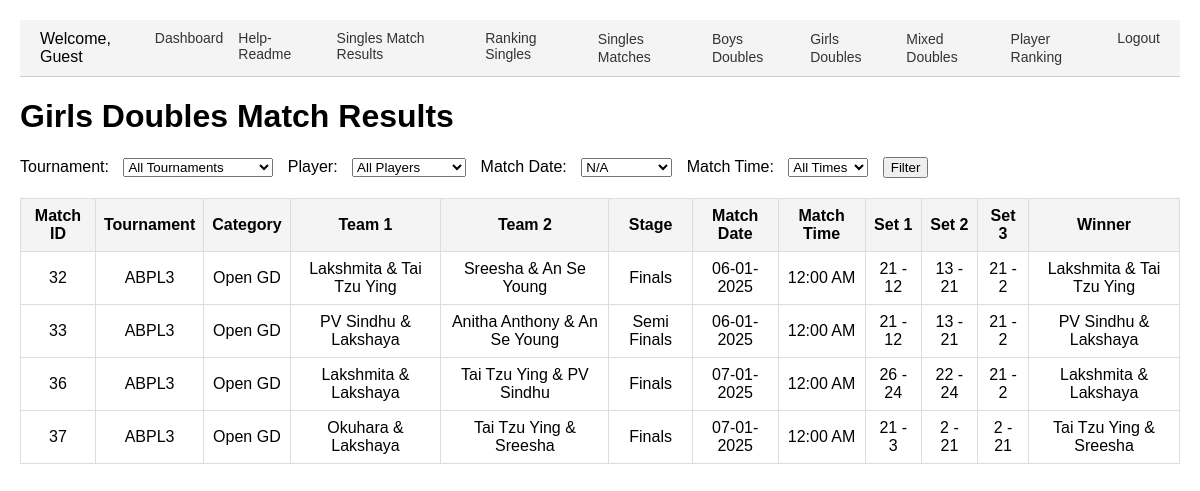
The app's page /results_gd.php, older data.
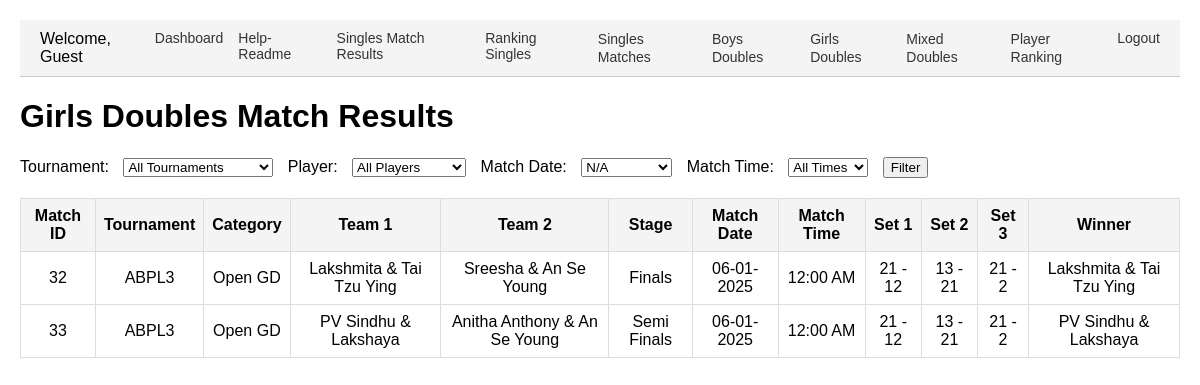
The same page, newer data.
### tables this page shows
CREATE TABLE `matches` (
  `id` int(11) NOT NULL,
  `tournament_id` int(11) NOT NULL,
  `category_id` int(11) NOT NULL,
  `pool` enum('A','B') DEFAULT NULL,
  `player1_id` int(11) DEFAULT NULL,
  `player2_id` int(11) DEFAULT NULL,
  `pre_quarter` tinyint(1) DEFAULT 0,
  `quarter` tinyint(1) DEFAULT 0,
  `semi` tinyint(1) DEFAULT 0,
  `final` tinyint(1) DEFAULT 0,
  `set1_player1_points` int(11) DEFAULT 0,
  `set1_player2_points` int(11) DEFAULT 0,
  `set2_player1_points` int(11) DEFAULT 0,
  `set2_player2_points` int(11) DEFAULT 0,
  `set3_player1_points` int(11) DEFAULT 0,
  `set3_player2_points` int(11) DEFAULT 0,
  `created_by` int(11) DEFAULT NULL,
  `stage` varchar(22) NOT NULL,
  `match_date` date DEFAULT NULL,
  `match_time` varchar(255) NOT NULL,
  `date` date DEFAULT NULL,
  `team1_player1_id` int(11) NOT NULL DEFAULT 0,
  `team1_player2_id` int(11) NOT NULL DEFAULT 0,
  `team2_player1_id` int(11) DEFAULT 0,
  `team2_player2_id` int(11) DEFAULT 0,
  `set1_team1_points` int(11) NOT NULL DEFAULT 0,
  `set1_team2_points` int(11) DEFAULT 0,
  `set2_team1_points` int(11) DEFAULT 0,
  `set2_team2_points` int(11) DEFAULT 0,
  `set3_team1_points` int(11) DEFAULT 0,
  `set3_team2_points` int(11) DEFAULT 0,
  `player3_id` int(11) DEFAULT NULL,
  `player4_id` int(11) DEFAULT NULL
);

CREATE TABLE `tournaments` (
  `id` int(11) NOT NULL,
  `name` varchar(255) NOT NULL,
  `created_by` int(11) DEFAULT NULL,
  `year` int(11) NOT NULL DEFAULT year(curdate())
);

CREATE TABLE `categories` (
  `id` int(11) NOT NULL,
  `name` varchar(255) NOT NULL,
  `created_by` int(11) NOT NULL,
  `age_group` varchar(255) DEFAULT NULL,
  `sex` varchar(10) DEFAULT NULL,
  `type` enum('singles','doubles','mixed doubles') DEFAULT 'singles',
  `tournament_id` int(11) NOT NULL
);

### results_gd.php (the view, shortened to what this page needs)
<?php include 'header.php'; ?>
<?php
require_once 'conn.php';
$conn = new mysqli($servername, $username, $password, $dbname);
$match_date = $_GET['match_date'] ?? '';
$dates = $conn->query("SELECT DISTINCT match_date FROM matches ORDER BY match_date");
$query = "
    SELECT
        m.id AS match_id,
        t.name AS tournament_name,
        c.name AS category_name,
        c.type AS category_type, /* Singles, Doubles, or Mixed Doubles */
        p1.name AS team1_player1_name,
        p2.name AS team1_player2_name,
        p3.name AS team2_player1_name,
        p4.name AS team2_player2_name,
        m.stage,
        m.match_date,
        m.match_time,
        m.set1_team1_points,
        m.set1_team2_points,
        m.set2_team1_points,
        m.set2_team2_points,
        m.set3_team1_points,
        m.set3_team2_points
    FROM matches m
    INNER JOIN tournaments t ON m.tournament_id = t.id
    INNER JOIN categories c ON m.category_id = c.id
    LEFT JOIN players p1 ON m.team1_player1_id = p1.id
    LEFT JOIN players p2 ON m.team1_player2_id = p2.id
    LEFT JOIN players p3 ON m.team2_player1_id = p3.id
    LEFT JOIN players p4 ON m.team2_player2_id = p4.id
    WHERE c.type = 'doubles' AND c.sex = 'F' /* Filter only doubles and female categories */
";
$query .= " ORDER BY m.id";
$result = $conn->query($query);
?>
<!DOCTYPE html>
<html lang="en">
<head>
</head>
<body>
    <h1>Girls Doubles Match Results</h1>
    <form method="get">
        <label for="tournament_id">Tournament:</label>
        <select name="tournament_id" id="tournament_id">
            <option value="">All Tournaments</option>
        </select>
        <label for="player_id">Player:</label>
        <select name="player_id" id="player_id">
            <option value="">All Players</option>
        </select>
        <label for="match_date">Match Date:</label>
        <select name="match_date" id="match_date">
            <?php while ($row = $dates->fetch_assoc()): ?>
                <option value="<?= $row['match_date'] ?>" <?= $match_date == $row['match_date'] ? 'selected' : '' ?>>
                    <?= $row['match_date'] ? date("d-m-Y", strtotime($row['match_date'])) : 'N/A' ?>
                </option>
            <?php endwhile; ?>
        </select>
        <label for="datetime">Match Time:</label>
        <select name="datetime" id="datetime">
            <option value="">All Times</option>
        </select>
        <button type="submit">Filter</button>
    </form>
    <?php if ($result->num_rows > 0): ?>
        <table>
            <tr>
                <th>Match ID</th>
                <th>Tournament</th>
                <th>Category</th>
                <th>Team 1</th>
                <th>Team 2</th>
                <th>Stage</th>
                <th>Match Date</th>
                <th>Match Time</th>
                <th>Set 1</th>
                <th>Set 2</th>
                <th>Set 3</th>
                <th>Winner</th>
            </tr>
            <?php while ($row = $result->fetch_assoc()):
                $team1 = $row['team1_player1_name'] . " & " . $row['team1_player2_name'];
                $team2 = $row['team2_player1_name'] . " & " . $row['team2_player2_name'];
                $team1_total = $row['set1_team1_points'] + $row['set2_team1_points'] + $row['set3_team1_points'];
                $team2_total = $row['set1_team2_points'] + $row['set2_team2_points'] + $row['set3_team2_points'];
                $winner = $team1_total > $team2_total ? $team1 : ($team1_total < $team2_total ? $team2 : 'Draw');
            ?>
                <tr>
                    <td><?= $row['match_id'] ?></td>
                    <td><?= $row['tournament_name'] ?></td>
                    <td><?= $row['category_name'] ?></td>
                    <td><?= $team1 ?></td>
                    <td><?= $team2 ?></td>
                    <td><?= $row['stage'] ?></td>
                    <td><?= $row['match_date'] ? date("d-m-Y", strtotime($row['match_date'])) : 'N/A' ?></td>
                    <td><?= $row['match_time'] ? date("h:i A", strtotime($row['match_time'])) : 'N/A' ?></td>
                    <td><?= $row['set1_team1_points'] . ' - ' . $row['set1_team2_points'] ?></td>
                    <td><?= $row['set2_team1_points'] . ' - ' . $row['set2_team2_points'] ?></td>
                    <td><?= $row['set3_team1_points'] . ' - ' . $row['set3_team2_points'] ?></td>
                    <td><?= $winner ?></td>
                </tr>
            <?php endwhile; ?>
        </table>
    <?php else: ?>
        <p>No matches found for the selected filters.</p>
    <?php endif; ?>
</body>
</html>

Row changes from the older to the newer data that the page shows:
removed matches: id "36", tournament.name "ABPL3", category.name "Open GD", team1 "Lakshmita & Lakshaya", team2 "Tai Tzu Ying & PV Sindhu", stage "Finals", match_date "07-01-2025", match_time "12:00 AM", set1_team1_points "26", set1_team2_points "24", set2_team1_points "22", set2_team2_points "24", set3_team1_points "21", set3_team2_points "2", winner "Lakshmita & Lakshaya"
removed matches: id "37", tournament.name "ABPL3", category.name "Open GD", team1 "Okuhara & Lakshaya", team2 "Tai Tzu Ying & Sreesha", stage "Finals", match_date "07-01-2025", match_time "12:00 AM", set1_team1_points "21", set1_team2_points "3", set2_team1_points "2", set2_team2_points "21", set3_team1_points "2", set3_team2_points "21", winner "Tai Tzu Ying & Sreesha"
